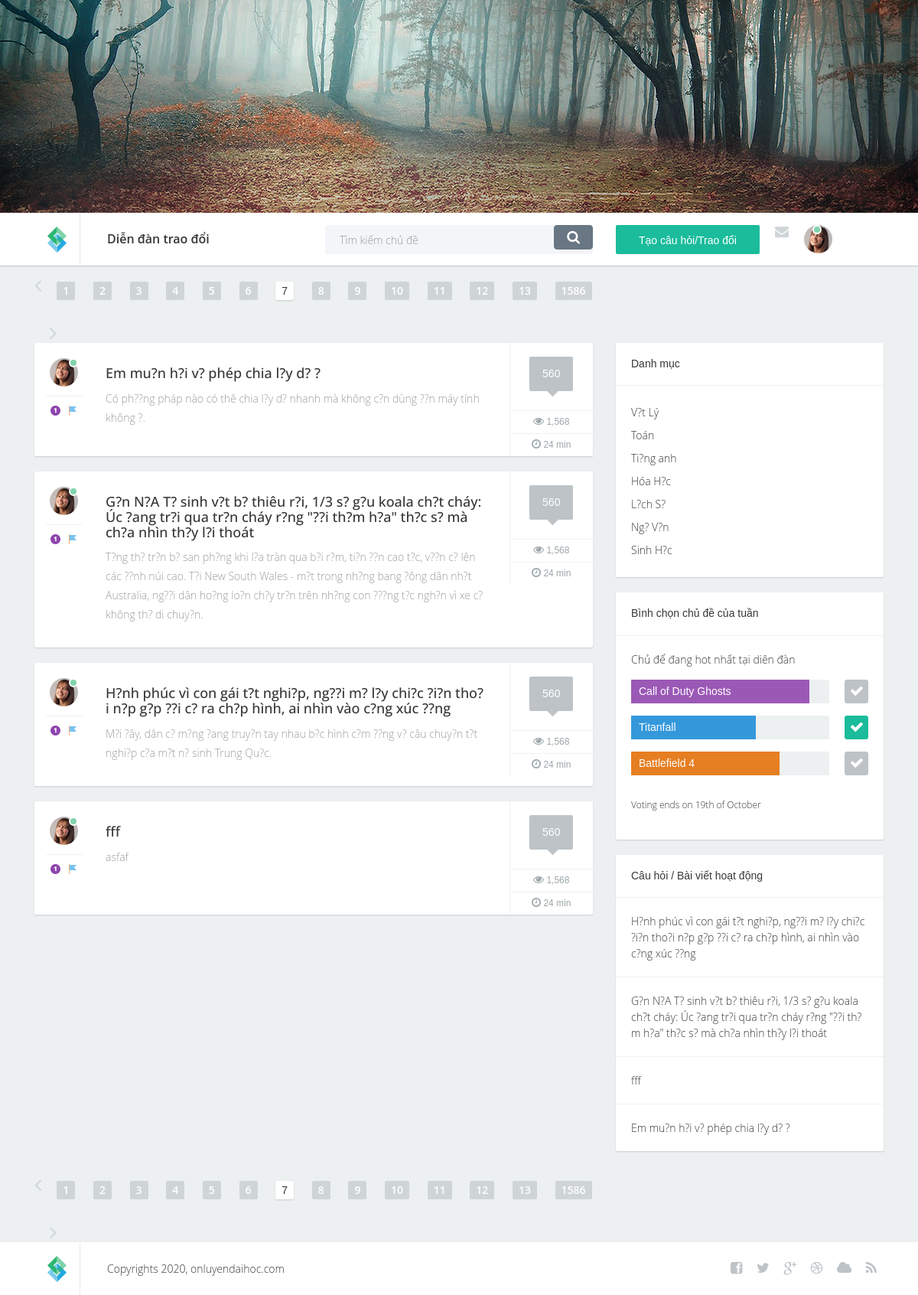
The page /forum/index.php on the database its author committed.
### tables this page shows
CREATE TABLE `topic` (
  `id` int(11) NOT NULL,
  `author_id` int(11) NOT NULL,
  `title` varchar(255) NOT NULL DEFAULT 'Em muốn hỏi về phép chia lấy dư ạ',
  `description` varchar(1000) NOT NULL DEFAULT 'Có phương pháp nào có thê chia lấy dư nhanh mà không cần dùng đến máy tính không ạ.',
  `category_id` int(11) NOT NULL DEFAULT '1'
);

CREATE TABLE IF NOT EXISTS `monhoc` (
  `MaMonHoc` int(11) NOT NULL,
  `TenMonHoc` text NOT NULL
);

### forum/index.php (the view, shortened to what this page needs)
<?php
include_once('../inc/myconnect.php');
?>
<html lang="en">
<head>
    <link href="css/bootstrap.min.css" rel="stylesheet">
    <link href="css/custom.css" rel="stylesheet">
    <link rel="stylesheet" href="font-awesome-4.0.3/css/font-awesome.min.css">
    <link rel="stylesheet" type="text/css" href="css/style.css" media="screen" />
    <link rel="stylesheet" type="text/css" href="rs-plugin/css/settings.css" media="screen" />
</head>
<body>
<div class="container-fluid">
    <div class="tp-banner-container">
        <div class="tp-banner" >
            <ul>
                <li data-transition="fade" data-slotamount="7" data-masterspeed="1500" >
                </li>
            </ul>
        </div>
    </div>
    <?php include ("HeaderNav.php")?>
    <section class="content">
        <div class="container">
            <div class="row">
                <div class="col-lg-8 col-xs-12 col-md-8">
                    <div class="pull-left"><a href="#" class="prevnext"><i class="fa fa-angle-left"></i></a></div>
                    <div class="pull-left">
                        <ul class="paginationforum">
                            <li class="hidden-xs"><a href="#">1</a></li>
                            <li class="hidden-xs"><a href="#">2</a></li>
                            <li class="hidden-xs"><a href="#">3</a></li>
                            <li class="hidden-xs"><a href="#">4</a></li>
                            <li><a href="#">5</a></li>
                            <li><a href="#">6</a></li>
                            <li><a href="#" class="active">7</a></li>
                            <li><a href="#">8</a></li>
                            <li class="hidden-xs"><a href="#">9</a></li>
                            <li class="hidden-xs"><a href="#">10</a></li>
                            <li class="hidden-xs hidden-md"><a href="#">11</a></li>
                            <li class="hidden-xs hidden-md"><a href="#">12</a></li>
                            <li class="hidden-xs hidden-sm hidden-md"><a href="#">13</a></li>
                            <li><a href="#">1586</a></li>
                        </ul>
                    </div>
                    <div class="pull-left"><a href="#" class="prevnext last"><i class="fa fa-angle-right"></i></a></div>
                    <div class="clearfix"></div>
                </div>
            </div>
        </div>
        <div class="container">
            <div class="row">
                <div class="col-lg-8 col-md-8">
                    <?php
                    $query_1 = "SELECT * FROM topic";
                    $results_1 = mysqli_query($dbc, $query_1);
                    while ($topic = mysqli_fetch_array($results_1, MYSQLI_ASSOC)) {?>
                        <div class="post">
                            <div class="wrap-ut pull-left">
                                <div class="userinfo pull-left">
                                    <div class="avatar">
                                        <img src="images/avatar.jpg" alt="" />
                                        <div class="status green">&nbsp;</div>
                                    </div>
                                    <div class="icons">
                                        <img src="images/icon1.jpg" alt="" /><img src="images/icon4.jpg" alt="" />
                                    </div>
                                </div>
                                <div class="posttext pull-left">
                                    <h2><a href="topic_detail.php?id=<?php echo $topic["id"]; ?>"><?php echo $topic["title"]; ?></a></h2>
                                    <p><?php echo $topic["description"]; ?></p>
                                </div>
                                <div class="clearfix"></div>
                            </div>
                            <div class="postinfo pull-left">
                                <div class="comments">
                                    <div class="commentbg">
                                        560
                                        <div class="mark"></div>
                                    </div>
                                </div>
                                <div class="views"><i class="fa fa-eye"></i> 1,568</div>
                                <div class="time"><i class="fa fa-clock-o"></i> 24 min</div>
                            </div>
                            <div class="clearfix"></div>
                        </div>
                    <?php
                    }
                    ?>
                </div>
                <?php include ("Panel.php")?>
            </div>
        </div>
        <div class="container">
            <div class="row">
                <div class="col-lg-8 col-xs-12">
                    <div class="pull-left"><a href="#" class="prevnext"><i class="fa fa-angle-left"></i></a></div>
                    <div class="pull-left">
                        <ul class="paginationforum">
                            <li class="hidden-xs"><a href="#">1</a></li>
                            <li class="hidden-xs"><a href="#">2</a></li>
                            <li class="hidden-xs"><a href="#">3</a></li>
                            <li class="hidden-xs"><a href="#">4</a></li>
                            <li><a href="#">5</a></li>
                            <li><a href="#">6</a></li>
                            <li><a href="#" class="active">7</a></li>
                            <li><a href="#">8</a></li>
                            <li class="hidden-xs"><a href="#">9</a></li>
                            <li class="hidden-xs"><a href="#">10</a></li>
                            <li class="hidden-xs hidden-md"><a href="#">11</a></li>
                            <li class="hidden-xs hidden-md"><a href="#">12</a></li>
                            <li class="hidden-xs hidden-sm hidden-md"><a href="#">13</a></li>
                            <li><a href="#">1586</a></li>
                        </ul>
                    </div>
                    <div class="pull-left"><a href="#" class="prevnext last"><i class="fa fa-angle-right"></i></a></div>
                    <div class="clearfix"></div>
                </div>
            </div>
        </div>
    </section>
    <footer>
        <div class="container">
            <div class="row">
                <div class="col-lg-1 col-xs-3 col-sm-2 logo "><a href="#"><img src="images/logo.jpg" alt=""  /></a></div>
                <div class="col-lg-8 col-xs-9 col-sm-5 ">Copyrights 2020, onluyendaihoc.com</div>
                <div class="col-lg-3 col-xs-12 col-sm-5 sociconcent">
                    <ul class="socialicons">
                        <li><a href="#"><i class="fa fa-facebook-square"></i></a></li>
                        <li><a href="#"><i class="fa fa-twitter"></i></a></li>
                        <li><a href="#"><i class="fa fa-google-plus"></i></a></li>
                        <li><a href="#"><i class="fa fa-dribbble"></i></a></li>
                        <li><a href="#"><i class="fa fa-cloud"></i></a></li>
                        <li><a href="#"><i class="fa fa-rss"></i></a></li>
                    </ul>
                </div>
            </div>
        </div>
    </footer>
</div>
</body>
</html>

### forum/HeaderNav.php (shortened to what this page needs)
<div class="headernav">
    <div class="container">
        <div class="row">
            <div class="col-lg-1 col-xs-3 col-sm-2 col-md-2 logo "><a href="index.php"><img src="images/logo.jpg" alt=""  /></a></div>
            <div class="col-lg-3 col-xs-9 col-sm-5 col-md-3 selecttopic">
                <div class="dropdown">
                    <a data-toggle="dropdown" href="#">Diễn đàn trao đổi</a> <b class="caret"></b>
                </div>
            </div>
            <div class="col-lg-4 search hidden-xs hidden-sm col-md-3">
                <div class="wrap">
                    <form action="#" method="post" class="form">
                        <div class="pull-left txt"><input type="text" class="form-control" placeholder="Tìm kiếm chủ đề"></div>
                        <div class="pull-right"><button class="btn btn-default" type="button"><i class="fa fa-search"></i></button></div>
                    </form>
                </div>
            </div>
            <div class="col-lg-4 col-xs-12 col-sm-5 col-md-4 avt">
                <div class="stnt pull-left">
                    <form action="new_topic.php" method="post" class="form">
                        <button class="btn btn-primary">Tạo câu hỏi/Trao đổi</button>
                    </form>
                </div>
                <div class="env pull-left"><i class="fa fa-envelope"></i></div>
                <div class="avatar pull-left dropdown">
                    <a data-toggle="dropdown" href="#"><img src="images/avatar.jpg" alt="" /></a> <b class="caret"></b>
                    <div class="status green">&nbsp;</div>
                </div>
            </div>
        </div>
    </div>
</div>

### forum/Panel.php (shortened to what this page needs)
<div class="col-lg-4 col-md-4">
    <div class="sidebarblock">
        <h3>Danh mục</h3>
        <div class="divline"></div>
        <div class="blocktxt">
            <ul class="cats">
                <?php
                $query_1 = "SELECT * FROM monhoc";
                $results_1 = mysqli_query($dbc, $query_1);
                while ($topic = mysqli_fetch_array($results_1, MYSQLI_ASSOC)) {?>
                    <li><a href="#"><?php echo $topic["TenMonHoc"]?><span class="badge pull-right"></span></a></li>
                <?php }?>
            </ul>
        </div>
    </div>
    <div class="sidebarblock">
        <h3>Bình chọn chủ đề của tuần</h3>
        <div class="divline"></div>
        <div class="blocktxt">
            <p>Chủ để đang hot nhất tại diên đàn</p>
            <form action="#" method="post" class="form">
                <table class="poll">
                    <tr>
                        <td>
                            <div class="progress">
                                <div class="progress-bar color1" role="progressbar" aria-valuenow="40" aria-valuemin="0" aria-valuemax="100" style="width: 90%">
                                    Call of Duty Ghosts
                                </div>
                            </div>
                        </td>
                        <td class="chbox">
                            <label for="opt1"></label>
                        </td>
                    </tr>
                    <tr>
                        <td>
                            <div class="progress">
                                <div class="progress-bar color2" role="progressbar" aria-valuenow="40" aria-valuemin="0" aria-valuemax="100" style="width: 63%">
                                    Titanfall
                                </div>
                            </div>
                        </td>
                        <td class="chbox">
                            <label for="opt2"></label>
                        </td>
                    </tr>
                    <tr>
                        <td>
                            <div class="progress">
                                <div class="progress-bar color3" role="progressbar" aria-valuenow="40" aria-valuemin="0" aria-valuemax="100" style="width: 75%">
                                    Battlefield 4
                                </div>
                            </div>
                        </td>
                        <td class="chbox">
                            <label for="opt3"></label>
                        </td>
                    </tr>
                </table>
            </form>
            <p class="smal">Voting ends on 19th of October</p>
        </div>
    </div>
    <div class="sidebarblock">
        <h3>Câu hỏi / Bài viết hoạt động</h3>
        <?php
        $query_2 = "SELECT * FROM topic ORDER by rand() LIMIT 6";
        $results_2 = mysqli_query($dbc, $query_2);
        while ($topic = mysqli_fetch_array($results_2, MYSQLI_ASSOC)) {?>
            <div class="divline"></div>
            <div class="blocktxt">
                <a href="#"><?php echo $topic["title"]?></a>
            </div>
        <?php }?>
    </div>
</div>

### forum/css/style.css (style rules this page uses)
.tp-banner-container { width:100%; position:relative; padding:0; }
.tp-banner { width:100%; position:relative; }

### rows shown on the page
topic: title "Em mu?n h?i v? phép chia l?y d? ?", description "Có ph??ng pháp nào có thê chia l?y d? nhanh mà không c?n dùng ??n máy tính không ?."
topic: title "G?n N?A T? sinh v?t b? thiêu r?i, 1/3 s? g?u koala ch?t cháy: Úc ?ang tr?i qua tr?n cháy r?ng \"??i th?m h?a\" th?c s? mà ch?a nhìn th?y l?i thoát", description "T?ng th? tr?n b? san ph?ng khi l?a tràn qua b?i r?m, ti?n ??n cao t?c, v??n c? lên các ??nh núi cao. T?i New South Wales - m?t trong nh?ng bang ?ông dân nh?t Australia, ng??i dân ho?ng lo?n ch?y tr?n trên nh?ng con ???ng t?c ngh?n vì xe c? không th? di chuy?n."
topic: title "H?nh phúc vì con gái t?t nghi?p, ng??i m? l?y chi?c ?i?n tho?i n?p g?p ??i c? ra ch?p hình, ai nhìn vào c?ng xúc ??ng", description "M?i ?ây, dân c? m?ng ?ang truy?n tay nhau b?c hình c?m ??ng v? câu chuy?n t?t nghi?p c?a m?t n? sinh Trung Qu?c."
topic: title "fff", description "asfaf"
monhoc: TenMonHoc "V?t Lý"
monhoc: TenMonHoc "Toán"
monhoc: TenMonHoc "Ti?ng anh"
monhoc: TenMonHoc "Hóa H?c"
monhoc: TenMonHoc "L?ch S?"
monhoc: TenMonHoc "Ng? V?n"
monhoc: TenMonHoc "Sinh H?c"
